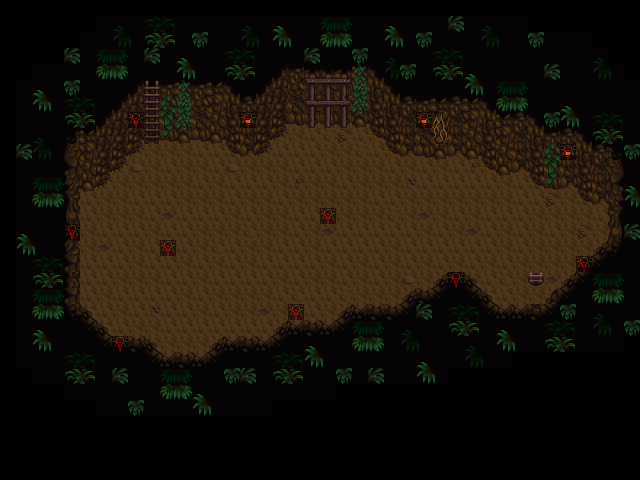

The image is a tile-based game level rendered from a .tmx file. Its description and source (layers, tilesets, objects; grid data summarised) follow:
An orthogonal 40x30 tile map with 16x16 px tiles, 5 tile layers (Back, Buildings, Front, AlwaysFront, ...), 2 tilesets.

<map version="1.10" tiledversion="1.10.2" orientation="orthogonal" renderorder="right-down" width="40" height="30" tilewidth="16" tileheight="16" infinite="0" nextlayerid="12" nextobjectid="1">
 <properties>
  <property name="Warp" value="9 8 Custom_Cave_Level1 23 14 33 17 Custom_Cave_Level3 9 8" />
 </properties>
 <tileset firstgid="1" name="CaveLevel2" tilewidth="16" tileheight="16" tilecount="288" columns="16">
  <image source="Tilesets/mine.png" width="256" height="288" />
 </tileset>
 <tileset firstgid="289" name="paths" tilewidth="16" tileheight="16" tilecount="64" columns="4">
  <image source="Tilesets/paths.png" width="64" height="256" />
 </tileset>
 <layer id="1" name="Back" width="40" height="30">
  <data>[1200 cells, 553 non-empty, 11 distinct tile ids]</data>
 </layer>
 <layer id="2" name="Buildings" width="40" height="30">
  <data>[1200 cells, 511 non-empty, 91 distinct tile ids]</data>
 </layer>
 <layer id="3" name="Front" width="40" height="30">
  <data>[1200 cells, 0 non-empty, 0 distinct tile ids]</data>
 </layer>
 <layer id="4" name="AlwaysFront" width="40" height="30">
  <data>[1200 cells, 0 non-empty, 0 distinct tile ids]</data>
 </layer>
 <layer id="5" name="Paths" width="40" height="30">
  <data>[1200 cells, 11 non-empty, 1 distinct tile ids]</data>
 </layer>
 <objectgroup id="6" name="Back" />
 <objectgroup id="7" name="Buildings" />
 <objectgroup id="8" name="Paths" />
 <objectgroup id="9" name="AlwaysFront" />
 <objectgroup id="10" name="Front" />
</map>
